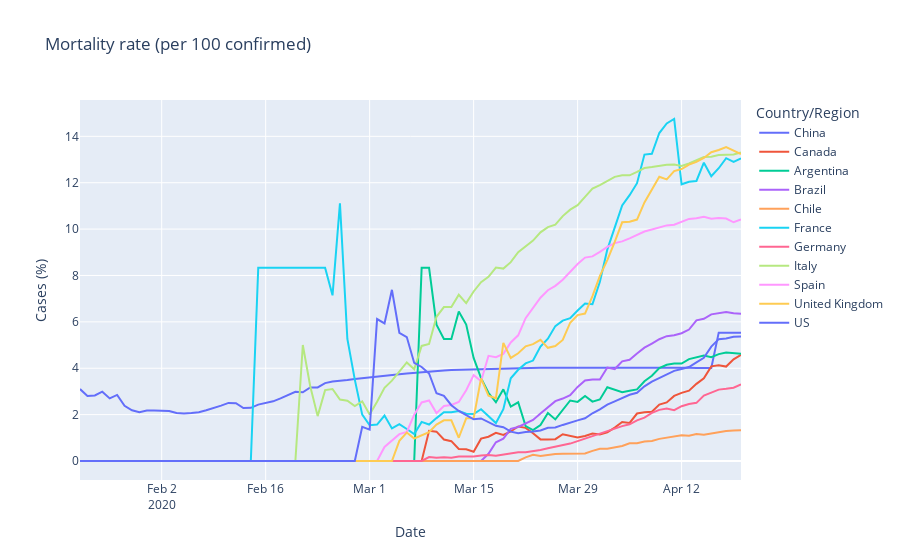

Source (notebook cell):
### Code cell
time = death_rate.index[-1]
meta = prepare_metadata('Mortality')
#meta_to_html(meta)
#death_rate.plot(title = title)
#plot_with_plotly(death_rate,meta)
timeseries_with_plotly(death_rate,meta)
